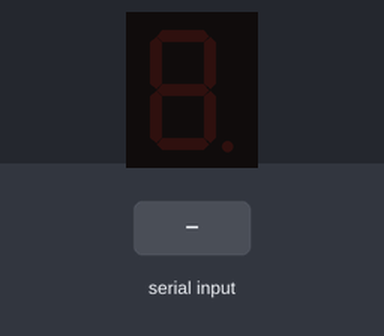
This sketch was run on a simulated Arduino Uno, built with avr-gcc and run on an emulated ATmega328P. On the bench: 1-digit seven-segment display. Wiring (inferred from the names in the program): 1-digit 7-segment display, segments lit when HIGH: segments pin 2, pin 3, pin 4, pin 5, pin 6, pin 7, pin 8. The inputs (shaded band) are chosen by the test bench. The segment pins are drawn as the display they are named for.

Above: at 1.2 s.
1.3 s: "G" received over Serial
At 1.6 s:
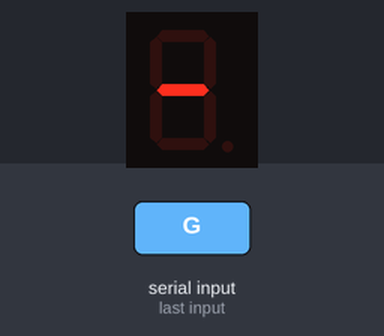
2.8 s: byte 57 ('9') received over Serial
At 4.0 s:
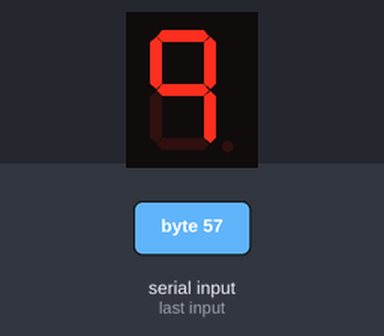
4.3 s: byte 65 ('A') received over Serial
At 5.1 s:
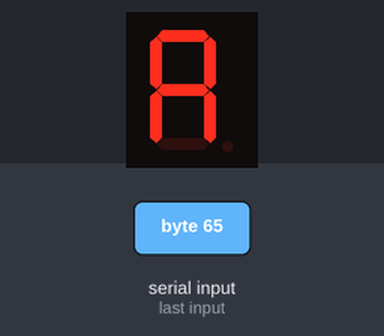
5.8 s: byte 66 ('B') received over Serial
At 6.2 s:
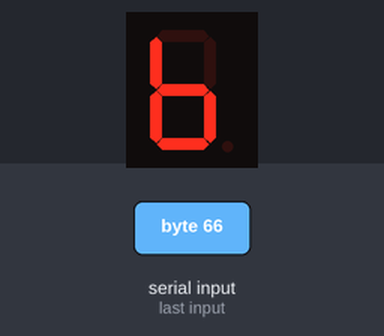
7.3 s: byte 67 ('C') received over Serial
At 8.5 s:
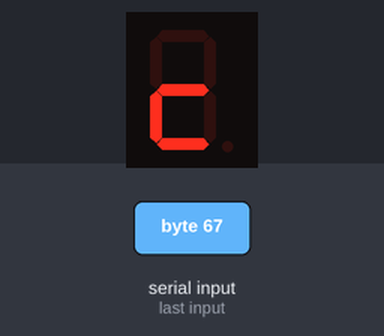
8.8 s: byte 68 ('D') received over Serial
At 9.7 s:
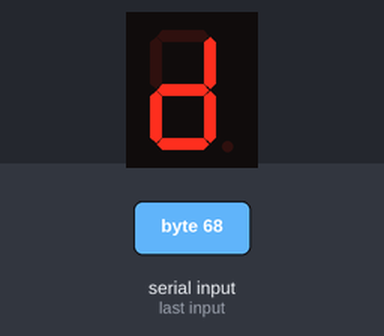
Timing chart, 0 to 11.3 s (numbered marks = the images above; inputs shaded):
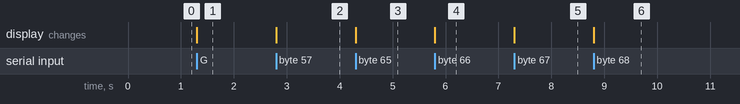

Measured:
- after the input at 1.3 s, the display: changes at once (image 1)
- after the input at 2.8 s, the display: changes at once (image 2)
- after the input at 4.3 s, the display: changes at once (image 3)
- after the input at 5.8 s, the display: changes at once (image 4)
- after the input at 7.3 s, the display: changes at once (image 5)
- after the input at 8.8 s, the display: changes at once (image 6)

The sketch:

Java_a_Arduino.ino
```cpp
int pinA=2;
int pinB=3;
int pinC=4;
int pinD=5;
int pinE=6;
int pinF=7;
int pinG=8;
int input;

char h=HIGH;
char l=LOW;

void setup(){
  Serial.begin(9600);
  pinMode(pinA,OUTPUT);
  pinMode(pinB,OUTPUT);
  pinMode(pinC,OUTPUT);
  pinMode(pinD,OUTPUT);
  pinMode(pinE,OUTPUT);
  pinMode(pinF,OUTPUT);
  pinMode(pinG,OUTPUT);
}


void loop(){
while(Serial.available() > 0){ // Don't read unless
    input=Serial.read();

  if(input=='G'){
     digito(l,l,l,l,l,l,h);
 }// Fin Del IF
  else{

    //CERO
  if(input=='0'){
  digito(h,h,h,h,h,h,l);

  }
  //UNO
  if(input=='1'){
  digito(l,h,h,l,l,l,l);

  }
  //DOS
  if(input=='2'){
  digito(h,h,l,h,h,l,h);
  }
  //TRES
  if(input=='3'){
  digito(h,h,h,h,l,l,h);
  }
 //CUATRO
  if(input=='4'){
  digito(l,h,h,l,l,h,h);

  }
 //CINCO
 if(input=='5'){
  digito(h,l,h,h,l,h,h);

 }
 //SEIS
 if(input=='6'){
  digito(h,l,h,h,h,h,h);

 }
 //SIETE
 if(input=='7'){
  digito(h,h,h,l,l,l,l);

 }
 if(input=='8'){
  digito(h,h,h,h,h,h,h);

 }
 //NUEVE
 if(input=='9'){
  digito(h,h,h,l,l,h,h);

 }
 if(input=='A'){
  //A
  digito(h,h,h,l,h,h,h);
 }
 //B
 if(input=='B'){
  digito(l,l,h,h,h,h,h);
 }

  //C
 if(input=='C'){
  digito(l,l,l,h,h,l,h);
 }
  //D
  if(input=='D'){
  digito(l,h,h,h,h,l,h);
  }
  //E
  if(input=='E'){
  digito(h,l,l,h,h,h,h);
  }
  //F
  if(input=='F'){
  digito(h,l,l,l,h,h,h);
  }
 }

}// Fin Del While

}//fin Del Loop


void digito(char a,char b, char c, char d, char e , char f ,char g){

  digitalWrite(pinA,a);
  digitalWrite(pinB,b);
  digitalWrite(pinC,c);
  digitalWrite(pinD,d);
  digitalWrite(pinE,e);
  digitalWrite(pinF,f);
  digitalWrite(pinG,g);

}
```
